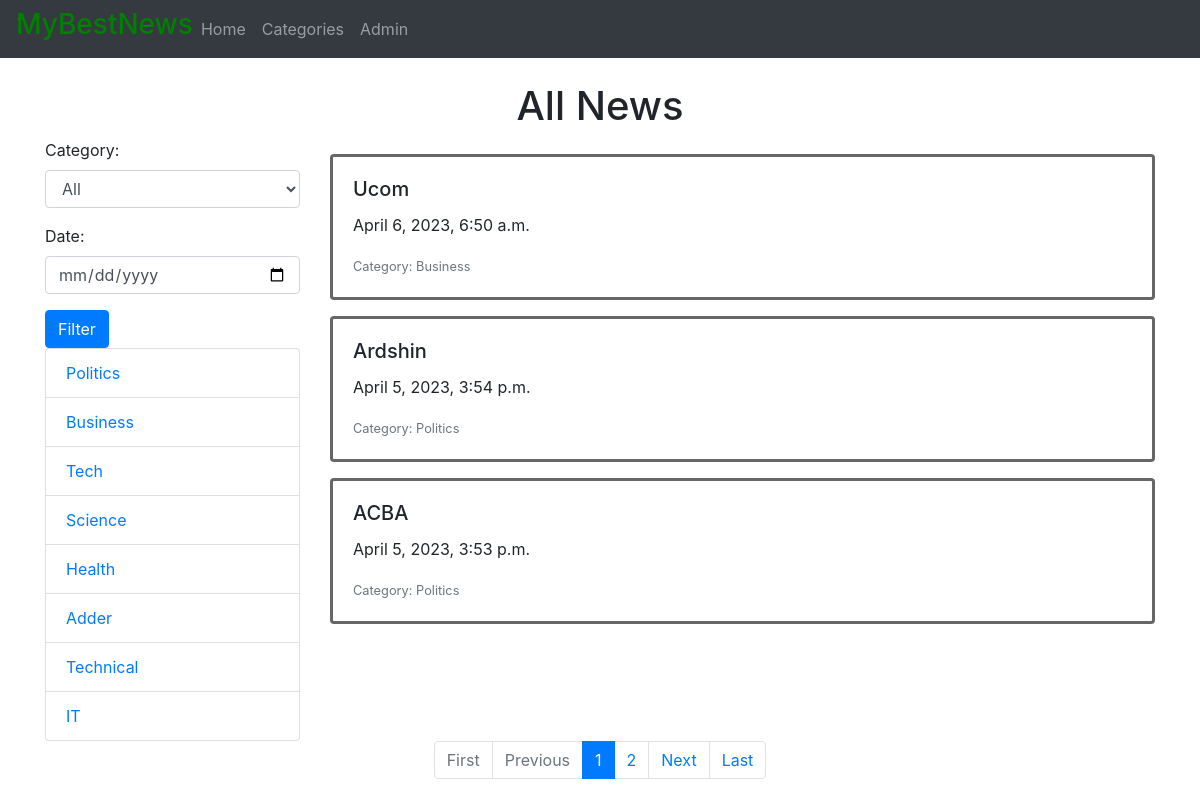
The page / on the database its author committed.
### news/models.py (models this page shows, shortened)
class Category(models.Model):
    name = models.CharField(max_length=255)
    slug = models.SlugField(max_length=255, unique=True)
    def __str__(self):
        return self.name
    class Meta:
        verbose_name_plural = "Categories"

class News(models.Model):
    title = models.CharField(max_length=255)
    content = models.TextField()
    created_date = models.DateTimeField(default=timezone.now)
    category = models.ManyToManyField(Category, related_name='news')
    main_category = models.ForeignKey(Category, related_name='main_news', on_delete=models.SET_NULL, null=True, blank=True)

### news/views.py (the view)
# urls.py: path('', views.home, name='home'),
def home(request):
    categories = Category.objects.all()
    news_list = News.objects.order_by('-created_date')
    category_id = request.GET.get('category')
    category_url = None
    if category_id:
        category = get_object_or_404(Category, id=category_id)
        news_list = news_list.filter(category=category)
        category_url = category.slug
    date = request.GET.get('date')
    if date:
        news_list = news_list.filter(created_date__date=date)
    paginator = Paginator(news_list, 3)
    page = request.GET.get('page')
    try:
        news = paginator.page(page)
    except PageNotAnInteger:
        news = paginator.page(1)
    except EmptyPage:
        news = paginator.page(paginator.num_pages)
    return render(request, 'news/home.html', {'news': news, 'categories': categories, 'category_url': category_url})

### news/templates/news/home.html (shortened to what this page needs)
{% extends 'news/base.html' %}
{% block content %}
    <h1 class="main" style="text-align:center">All News</h1>
<div class="row">
        <div class="col-md-3">
            <form method="GET" action="{% url 'home' %}">
            <div class="form-group">
            <label for="category">Category:</label>
            <select name="category" id="category" class="form-control">
              <option value="">All</option>
            </select>
          </div>
          <div class="form-group">
            <label for="date">Date:</label>
            <input type="date" name="date" id="date" class="form-control" value="{{ request.GET.date }}">
          </div>
          <button type="submit" class="btn btn-primary">Filter</button>
        </form>
            <div class="list-group">
                {% for cat in categories %}
                    <a href="{% url 'category' slug=cat.slug %}" class="list-group-item{% if cat.slug == category.slug %} active{% endif %}">
                        {{ cat.name }}
                    </a>
                {% endfor %}
            </div>
        </div>
        <div class="col-md-9">
   {% if news %}
  {% for item in news %}
    <div class="card my-3" style="border: 3px solid #333333bd">
      <div class="card-body">
        <h5 class="card-title">{{ item.title }}</h5>
        <p class="card-text">{{ item.created_date }}</p>
        <p class="card-text"><small class="text-muted">Category: {{ item.main_category }}</small></p>
      </div>
    </div>
  {% endfor %}
{% else %}
  <p>No news found.</p>
{% endif %}
        </div>
    </div>
    <div class="news">
        <nav class="d-flex justify-content-center" aria-label="Page navigation">
          <ul class="pagination">
            {% if news.has_previous %}
              <li class="page-item"><a class="page-link" href="?page=1">First</a></li>
              <li class="page-item"><a class="page-link" href="?page={{ news.previous_page_number }}">Previous</a></li>
            {% else %}
              <li class="page-item disabled"><a class="page-link" href="#">First</a></li>
              <li class="page-item disabled"><a class="page-link" href="#">Previous</a></li>
            {% endif %}
            {% for i in news.paginator.page_range %}
              {% if news.number == i %}
                <li class="page-item active"><a class="page-link" href="#">{{ i }} <span class="sr-only">(current)</span></a></li>
              {% else %}
                <li class="page-item"><a class="page-link" href="?page={{ i }}">{{ i }}</a></li>
              {% endif %}
            {% endfor %}
            {% if news.has_next %}
              <li class="page-item"><a class="page-link" href="?page={{ news.next_page_number }}">Next</a></li>
              <li class="page-item"><a class="page-link" href="?page={{ news.paginator.num_pages }}">Last</a></li>
            {% else %}
              <li class="page-item disabled"><a class="page-link" href="#">Next</a></li>
              <li class="page-item disabled"><a class="page-link" href="#">Last</a></li>
            {% endif %}
          </ul>
        </nav>
    </div>
{% endblock %}

### news/templates/news/base.html (shortened to what this page needs)
<!DOCTYPE html>
<html>
  <head>
    <link rel="stylesheet" href="https://stackpath.bootstrapcdn.com/bootstrap/4.3.1/css/bootstrap.min.css"
>
  </head>
  <body>
    <nav class="navbar navbar-expand-lg navbar-dark bg-dark">
        <h3 style="color:green">MyBestNews</h3>
      <div class="collapse navbar-collapse" id="navbarNav">
        <ul class="navbar-nav">
          <li class="nav-item {% if request.resolver_match.url_name == 'news:index' %}active{% endif %}">
            <a class="nav-link" href="{% url 'home' %}">Home</a>
          </li>
          <li class="nav-item {% if request.resolver_match.url_name == 'news:categories' %}active{% endif %}">
            <a class="nav-link" href="{% url 'category' %}">Categories</a>
          </li>
          <li>
            <a class="nav-link" href="{% url 'admin:index' %}">Admin</a>
          </li>
        </ul>
      </div>
    </nav>
    <div class="container mt-4">
      {% block content %}
      {% endblock %}
    </div>
  </body>
</html>

### rows shown on the page
Category: name "Politics"
Category: name "Business"
Category: name "Tech"
Category: name "Science"
Category: name "Health"
Category: name "Adder"
Category: name "Technical"
Category: name "IT"
News: title "Ucom", created_date "April 6, 2023, 6:50 a.m.", main_category "Business"
News: title "Ardshin", created_date "April 5, 2023, 3:54 p.m.", main_category "Politics"
News: title "ACBA", created_date "April 5, 2023, 3:53 p.m.", main_category "Politics"

### other values the page prints
{{ i }} "1"
{{ i }} "2"
